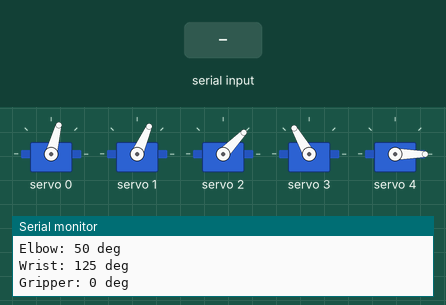
This sketch was run on a simulated Arduino Uno, built with avr-gcc and run on an emulated ATmega328P. Shown: 5 × servo, the last lines printed to the serial monitor. The inputs (shaded band) are chosen by the test bench.

Above: at 2.2 s.
2.3 s: "CAPACITY 1\n" received over Serial
At 2.77 s:
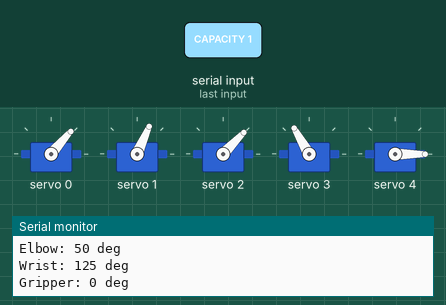
At 4.5 s:
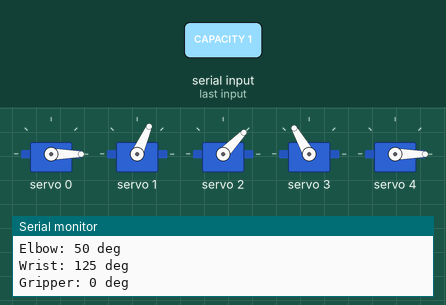
5.0 s: "M 90\n" received over Serial
At 5.49 s:
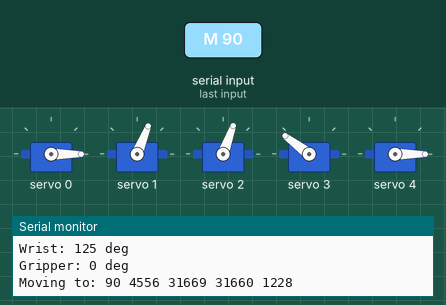
Timing chart, 0 to 28.8 s (numbered marks = the images above; inputs shaded):
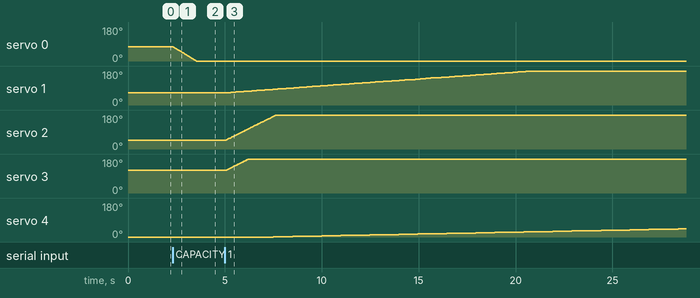

Measured:
- after the input at 2.3 s, servo 0: moves from 75° to 0° over 1.2 s, starting at once
- after the input at 5.0 s, servo 1: moves from 66° to 180° over 15.5 s, starting after 0.30 s; servo 2: moves from 46° to 180° over 2.6 s, starting at once; servo 3: moves from 120° to 180° over 1.2 s, starting after 0.07 s; servo 4: moves from 0° to 43° over 20.9 s, starting after 2.5 s

The sketch:

5dof_robotic_arm.ino
```cpp
#include <Wire.h>
#include <Adafruit_PWMServoDriver.h>

Adafruit_PWMServoDriver pwm = Adafruit_PWMServoDriver();

#define SERVOMIN  125
#define SERVOMAX  575
#define SERVO_FREQ 60

// Speed control (milliseconds per degree)
int SERVO_SPEED = 15;  // Default: 15ms/deg (lower = faster)

// Ultrasonic sensor pins
#define BIO_TRIG 4
#define BIO_ECHO 5
#define NONBIO_TRIG 2
#define NONBIO_ECHO 3

// Maximum distance for ultrasonic sensors (cm)
#define MAX_DISTANCE 400

// Store current angles
int currentAngles[5] = {80, 70, 50, 125, 0};  // Rest position on power-up (prevents struggling)
const char* jointNames[] = {"Base", "Shoulder", "Elbow", "Wrist", "Gripper"};

void setup() {
  Serial.begin(9600);
  Serial.println("================================================");
  Serial.println("   5-DOF Robotic Arm Controller");
  Serial.println("   Format: servo angle (e.g., '0 90')");
  Serial.println("   Speed: 99 speed (e.g., '99 15') - 5 to 100");
  Serial.println("   Current Speed: " + String(SERVO_SPEED) + "ms/deg");
  Serial.println("================================================");

  // Initialize ultrasonic sensor pins
  pinMode(BIO_TRIG, OUTPUT);
  pinMode(BIO_ECHO, INPUT);
  pinMode(NONBIO_TRIG, OUTPUT);
  pinMode(NONBIO_ECHO, INPUT);

  pwm.begin();
  pwm.setOscillatorFrequency(27000000);
  pwm.setPWMFreq(SERVO_FREQ);

  // CRITICAL: Initialize servos to REST POSITION on power-up (prevents struggling)
  Serial.println("Initializing to rest position [80, 70, 50, 125, 0]...");
  for(int i=0; i<5; i++) {
    moveServo(i, currentAngles[i]);
    delay(50);  // Small delay between servos to prevent power spike
  }
  delay(500);
  Serial.println("✓ Initialized to rest position");
  displayPositions();
}

void loop() {
  if (Serial.available() > 0) {
    String line = Serial.readStringUntil('\n');
    line.trim();

    if (line.length() == 0) return;

    // Check for capacity request command
    if (line == "CAPACITY") {
      sendCapacityData();
      return;
    }

    // Check for multi-move command: "M a1 a2 a3 a4 a5"
    if (line.startsWith("M ")) {
      handleMultiMove(line.substring(2));
      return;
    }

    int spaceIndex = line.indexOf(' ');
    if (spaceIndex == -1) return;

    int servoNum = line.substring(0, spaceIndex).toInt();
    int inputVal = line.substring(spaceIndex + 1).toInt();

    // Check for speed command (servoNum 99 = set speed)
    if (servoNum == 99) {
      SERVO_SPEED = constrain(inputVal, 5, 100);
      Serial.print("Speed set to: ");
      Serial.print(SERVO_SPEED);
      Serial.println("ms/deg");
      return;
    }

    if (servoNum >= 0 && servoNum <= 4) {
      int targetAngle;

      // Negative values are relative (e.g., -10 means move back 10 degrees)
      // Positive values are absolute positions
      if (inputVal < 0) {
        targetAngle = currentAngles[servoNum] + inputVal;
      } else {
        targetAngle = inputVal;  // Absolute position
      }

      // Constrain to physical limits (0-180)
      targetAngle = constrain(targetAngle, 0, 180);

      // Move single servo (for individual commands)
      slowMoveSingle(servoNum, targetAngle);

      Serial.print("Servo ");
      Serial.print(servoNum);
      Serial.print(" moved to: ");
      Serial.println(targetAngle);

      displayPositions();
    }
  }
}

// Handle multi-move command: "a1 a2 a3 a4 a5"
void handleMultiMove(String angles) {
  int targets[5];
  int idx = 0;
  int lastPos = 0;

  // Parse 5 angles from space-separated string
  for (int i = 0; i < 5 && idx < angles.length(); i++) {
    int spacePos = angles.indexOf(' ', lastPos);
    if (spacePos == -1) spacePos = angles.length();

    String part = angles.substring(lastPos, spacePos);
    targets[i] = part.toInt();
    targets[i] = constrain(targets[i], 0, 180);

    lastPos = spacePos + 1;
    idx = lastPos;
  }

  Serial.println("Moving to: " + String(targets[0]) + " " + String(targets[1]) +
                 " " + String(targets[2]) + " " + String(targets[3]) +
                 " " + String(targets[4]));

  // Move all servos simultaneously
  slowMoveMulti(targets);

  displayPositions();
}

void moveServo(int num, int angle) {
  currentAngles[num] = angle;
  int pulse = map(angle, 0, 180, SERVOMIN, SERVOMAX);
  pwm.setPWM(num, 0, pulse);
}

// Move single servo slowly (for individual commands)
void slowMoveSingle(int num, int target) {
  int startAngle = currentAngles[num];

  if (target > startAngle) {
    for (int pos = startAngle; pos <= target; pos++) {
      writeToPCA(num, pos);
      delay(SERVO_SPEED);
    }
  } else {
    for (int pos = startAngle; pos >= target; pos--) {
      writeToPCA(num, pos);
      delay(SERVO_SPEED);
    }
  }
  currentAngles[num] = target;
}

// Move multiple servos simultaneously
void slowMoveMulti(int targets[5]) {
  int starts[5];
  int diffs[5];
  int maxSteps = 0;

  // Store start positions and calculate differences
  for (int i = 0; i < 5; i++) {
    starts[i] = currentAngles[i];
    diffs[i] = targets[i] - starts[i];
    int steps = abs(diffs[i]);
    if (steps > maxSteps) maxSteps = steps;
  }

  // If no movement needed, return
  if (maxSteps == 0) return;

  // Move all servos together
  for (int step = 0; step <= maxSteps; step++) {
    for (int i = 0; i < 5; i++) {
      if (diffs[i] != 0) {
        // Calculate current position for this servo
        float progress = (float)step / maxSteps;
        int pos = starts[i] + (int)(diffs[i] * progress);
        writeToPCA(i, pos);
      }
    }
    delay(SERVO_SPEED);
  }

  // Update stored angles
  for (int i = 0; i < 5; i++) {
    currentAngles[i] = targets[i];
  }
}

// Low-level write to PCA9685
void writeToPCA(int num, int angle) {
  int pulse = map(angle, 0, 180, SERVOMIN, SERVOMAX);
  pwm.setPWM(num, 0, pulse);
}

void displayPositions() {
  Serial.println("--- Current Positions ---");
  for (int i = 0; i < 5; i++) {
    Serial.print(jointNames[i]);
    Serial.print(": ");
    Serial.print(currentAngles[i]);
    Serial.println(" deg");
  }
}

// Send capacity data to serial
void sendCapacityData() {
  float bioDistance = readUltrasonic(BIO_TRIG, BIO_ECHO);
  delay(50);  // Short delay to prevent sound waves overlapping
  float nonBioDistance = readUltrasonic(NONBIO_TRIG, NONBIO_ECHO);

  // Calculate capacity percentage
  int bioCapacity = calculateCapacity(bioDistance);
  int nonBioCapacity = calculateCapacity(nonBioDistance);

  // Format: CAP:BIO:XX:NONBIO:XX
  Serial.print("CAP:BIO:");
  Serial.print(bioCapacity);
  Serial.print(":NONBIO:");
  Serial.println(nonBioCapacity);
}

// Calculate capacity percentage from distance reading
int calculateCapacity(float distance) {
  if (distance <= 0 || distance >= MAX_DISTANCE) {
    return -1;  // Invalid reading
  }

  // Assuming bin height is approximately 30cm
  // When distance = 30cm, bin is empty (0%)
  // When distance = 2cm, bin is full (100%)
  float binHeight = 30.0;  // cm
  float emptyDistance = binHeight;
  float fullDistance = 2.0;  // sensor minimum range

  // Calculate percentage (inverted: closer = fuller)
  float capacity = ((emptyDistance - distance) / (emptyDistance - fullDistance)) * 100;

  // Constrain to 0-100
  return constrain((int)capacity, 0, 100);
}

// Read ultrasonic sensor distance in cm
float readUltrasonic(int trigPin, int echoPin) {
  // Clear trig pin
  digitalWrite(trigPin, LOW);
  delayMicroseconds(2);

  // Send 10us pulse
  digitalWrite(trigPin, HIGH);
  delayMicroseconds(10);
  digitalWrite(trigPin, LOW);

  // Read echo pin (no timeout = 1 second default, matches working test code)
  long duration = pulseIn(echoPin, HIGH);

  if (duration == 0) {
    return -1;  // No reading
  }

  // Calculate distance in cm (speed of sound = 0.0343 cm/us)
  float distance = duration * 0.0343 / 2;

  return distance;
}
```
